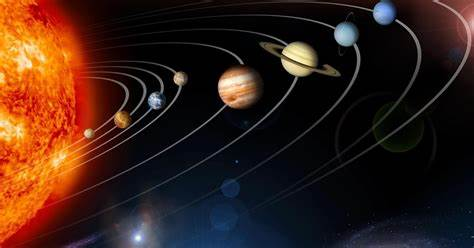
#> input picture solarImage.jpg, 474 x 248 px
$ python main.py
#> lines starting #> are read from the running program, lines starting #| are printed output that depends on the picture; after the words box and inside, x2 and y2 are one past the last pixel; in counts of white or black regions, pixels touching at a corner belong together
import cv2
img = cv2.imread("solarImage.jpg")
#> img is the input picture: shape (248, 474, 3); mean B, G, R 23.2, 32.2, 56.5


cv2.putText(img, "sun",(20, 150), cv2.FONT_HERSHEY_COMPLEX, 0.5, (255, 255, 255) )
#> img: shape (248, 474, 3); 0.08% of pixels changed, all inside (x1, y1, x2, y2) = (22, 143, 51, 151)
cv2.putText(img, "mercury",(80, 150), cv2.FONT_HERSHEY_COMPLEX, 0.5, (255, 255, 255) )
cv2.putText(img, "venus",(140, 170), cv2.FONT_HERSHEY_COMPLEX, 0.5, (255, 255, 255) )
cv2.putText(img, "earth",(200, 130), cv2.FONT_HERSHEY_COMPLEX, 0.5, (255, 255, 255) )
cv2.putText(img, "mars",(260, 170), cv2.FONT_HERSHEY_COMPLEX, 0.5, (255, 255, 255) )
cv2.putText(img, "jupiter",(320, 150), cv2.FONT_HERSHEY_COMPLEX, 0.5, (255, 255, 255) )
cv2.putText(img, "saturn",(380, 130), cv2.FONT_HERSHEY_COMPLEX, 0.5, (255, 255, 255) )
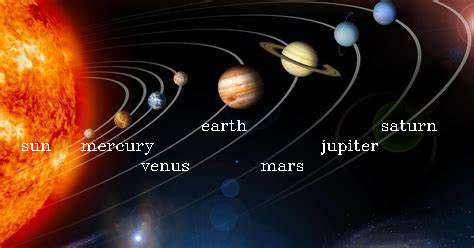
#> img: shape (248, 474, 3); mean B, G, R 25.4, 34.4, 58.5
cv2.putText(img, "neptune",(440, 170), cv2.FONT_HERSHEY_COMPLEX, 0.5, (255, 255, 255) )
#> img: shape (248, 474, 3); 0.09% of pixels changed, all inside (x1, y1, x2, y2) = (441, 163, 474, 175)
cv2.putText(img, "uranus",(500, 150), cv2.FONT_HERSHEY_COMPLEX, 0.5, (255, 255, 255) )

cv2.imshow("output", img)
print(img)
#> (printed output is left out)
cv2.waitKey(0)
